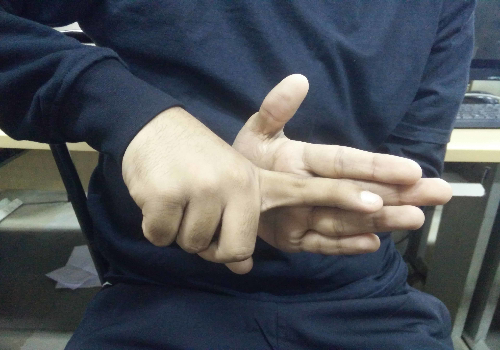
#> input picture SIFT,SURF/10.png, 500 x 350 px
$ python -i SURF.py   (imports and definitions only)
#> lines starting #> are read from the running program, lines starting #| are printed output that depends on the picture; after the words box and inside, x2 and y2 are one past the last pixel; in counts of white or black regions, pixels touching at a corner belong together
#> further down, picture is the input picture: shape (350, 500, 3); mean B, G, R 89.5, 83.5, 79
import numpy as np
import cv2
from matplotlib import pyplot as plt
import time

images=['baby (1).png','baby (2).png','aboard (1).png','aboard (2).png','five (1).png','five (2).png','four (1).png','four (2).png','gone (1).png','gone (2).png','seven (1).png','seven (2).png','seven (3).png']


# Initiate SURF detector
# [1 line that did not run here, left out]
# BFMatcher with default params
bf = cv2.BFMatcher()

# Perform thresholding for detecting hand
def thresholding(image):
    #resized_image = cv2.resize(image, (500, 500))
    # convert to grayscale
    grey = cv2.cvtColor(image, cv2.COLOR_BGR2GRAY)
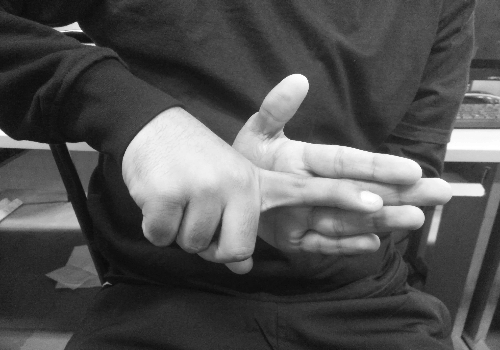
#> grey: shape (350, 500); min 10, max 255, mean 82.8
    # applying gaussian blur
    value = (35, 35)
    blurred = cv2.GaussianBlur(grey, value, 0)
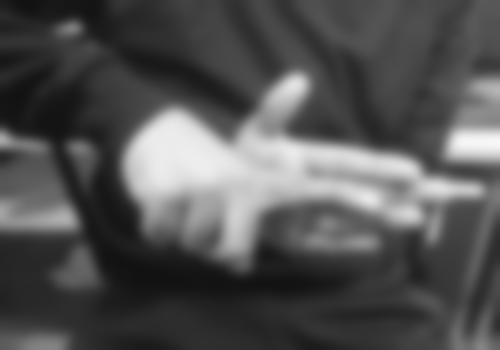
#> blurred: shape (350, 500); min 17, max 247, mean 82.8
    # thresholding: Otsu's Binarization method
    _, thresh1 = cv2.threshold(blurred, 127, 255,cv2.THRESH_BINARY_INV+cv2.THRESH_OTSU)
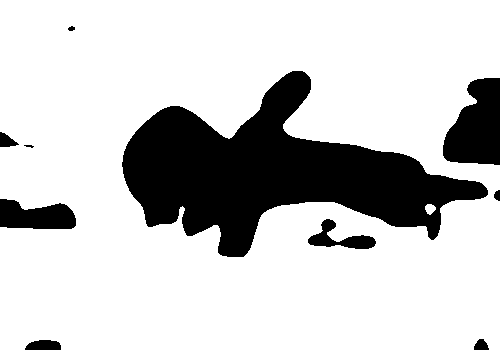
#> thresh1: shape (350, 500); 79.2% white; 10 black regions (1 under 20 px), largest, box (x1, y1, x2, y2) and area: (122, 71, 488, 257) 29569, (443, 78, 500, 165) 3646, (0, 199, 76, 229) 1739
    return thresh1

# Descriptors for db images
db=[]
# [8 lines not run here, left out]

#timg='15.png'
#img1 = cv2.imread(timg,1)

count=100
# [38 lines not run here, left out]
# cv2.drawMatchesKnn expects list of lists as matches.
#img4 = cv2.drawMatchesKnn(img1,kp1,img3,kp2,good,None,flags=2)
#plt.imshow(img4),plt.show()

>>> import cv2
>>> picture = cv2.imread('10.png')
>>> result = thresholding(picture)

$ run again, on SIFT,SURF/11.png
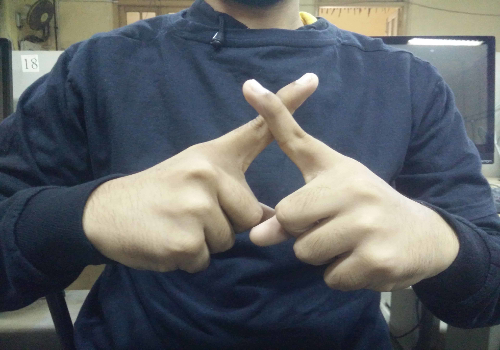
#> input picture SIFT,SURF/11.png, 500 x 350 px
#> picture is the input picture: shape (350, 500, 3); mean B, G, R 101.9, 98.1, 93.7
#> in thresholding, `blurred = cv2.GaussianBlur(grey, value, 0)`:
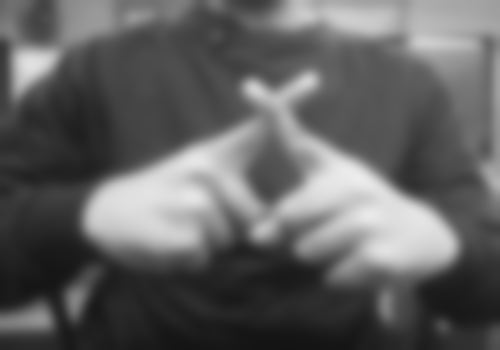
#> blurred: shape (350, 500); min 19, max 236, mean 97.2
#> in thresholding, `_, thresh1 = cv2.threshold(blurred, 127, 255,cv2.THRESH_BINARY_INV+cv2..`:
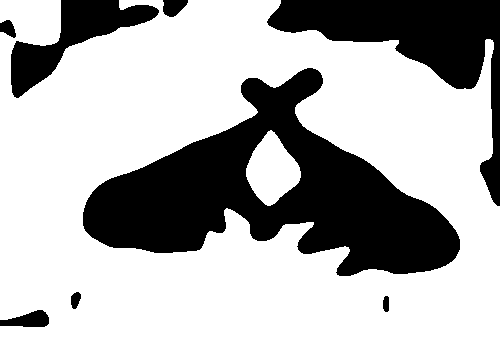
#> thresh1: shape (350, 500); 69.4% white; 8 black regions, largest, box (x1, y1, x2, y2) and area: (83, 68, 460, 276) 34071, (267, 0, 500, 206) 13217, (11, 0, 159, 98) 4942

$ run again, on SIFT,SURF/13.png
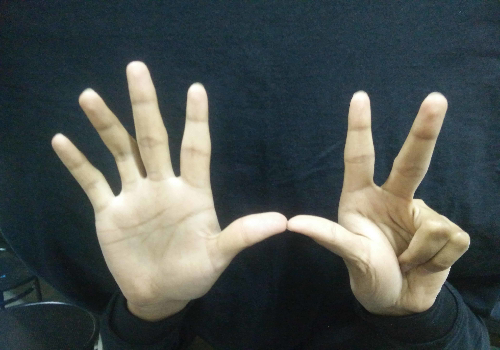
#> input picture SIFT,SURF/13.png, 500 x 350 px
#> picture is the input picture: shape (350, 500, 3); mean B, G, R 78.6, 80.7, 73.9
#> in thresholding, `blurred = cv2.GaussianBlur(grey, value, 0)`:
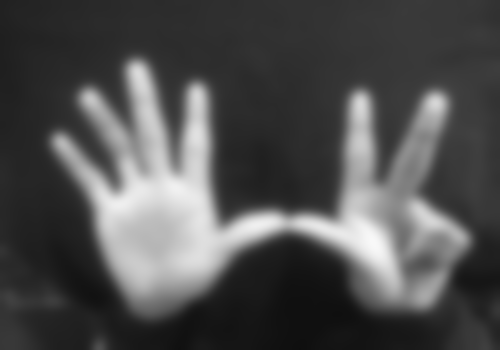
#> blurred: shape (350, 500); min 14, max 248, mean 78.4
#> in thresholding, `_, thresh1 = cv2.threshold(blurred, 127, 255,cv2.THRESH_BINARY_INV+cv2..`:
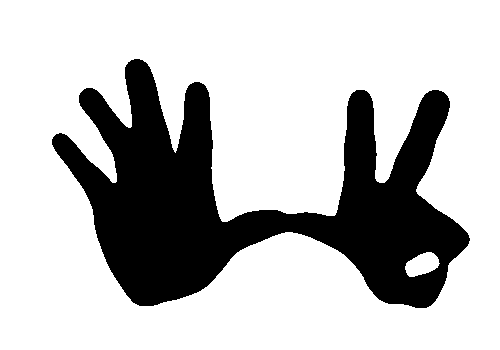
#> thresh1: shape (350, 500); 74.6% white; 1 black region, box (x1, y1, x2, y2) and area: (52, 59, 470, 308) 44369
